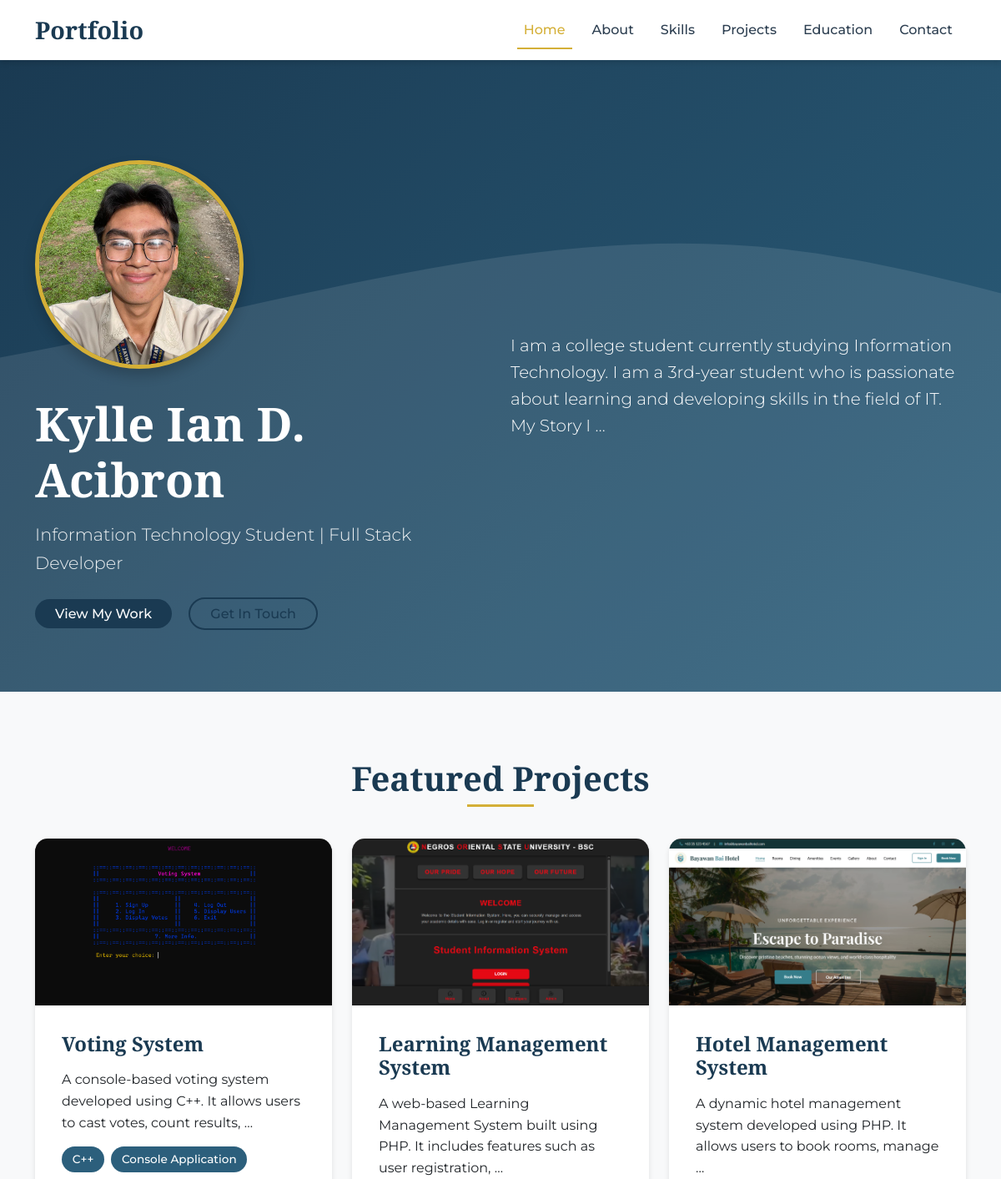
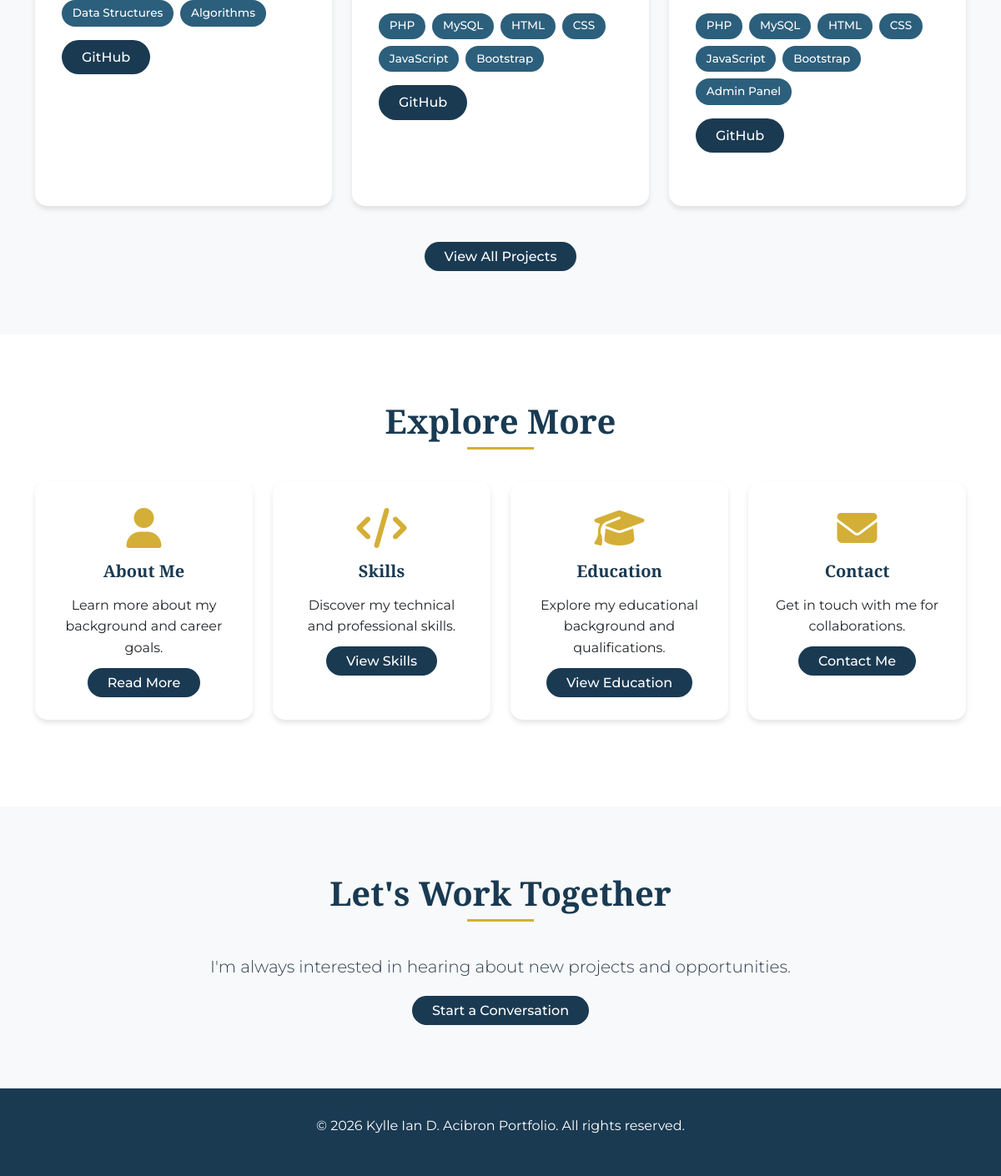
The page / on the database its author committed (2 pictures, top to bottom).
### core/models.py (models this page shows, shortened)
class About(models.Model):
    name = models.CharField(max_length=100)
    tagline = models.TextField()
    profile_photo = models.ImageField(upload_to='profile/', blank=True, null=True)
    personal_background = models.TextField()
    career_goals = models.TextField()
    email = models.EmailField(blank=True, null=True)
    linkedin = models.URLField(blank=True, null=True)
    github = models.URLField(blank=True, null=True)
    twitter = models.URLField(blank=True, null=True)
    class Meta:
        verbose_name_plural = "About"

class Project(models.Model):
    title = models.CharField(max_length=200)
    description = models.TextField()
    technologies = models.TextField(help_text="Comma-separated list of technologies")
    github_link = models.URLField(blank=True, null=True)
    live_demo = models.URLField(blank=True, null=True)
    featured_image = models.ImageField(upload_to='projects/', blank=True, null=True)
    completion_date = models.DateField(blank=True, null=True)
    featured = models.BooleanField(default=False)
    def get_technologies_list(self):
        return [tech.strip() for tech in self.technologies.split(',')]

### core/views.py (the view)
# urls.py: path('', views.home, name='home'),
def home(request):
    about = About.objects.first()
    featured_projects = Project.objects.filter(featured=True)[:3]
    context = {
        'about': about,
        'featured_projects': featured_projects,
    }
    return render(request, 'core/home.html', context)

### templates/core/home.html (shortened to what this page needs)
{% extends 'base.html' %}
{% load static %}
{% block content %}
<section class="hero">
    <div class="container">
        <div class="row align-items-center">
            <div class="col-lg-6 text-center text-lg-start">
                <div class="hero-content">
                    {% if about.profile_photo %}
                        <img src="{{ about.profile_photo.url }}" alt="{{ about.name }}" class="profile-img mx-auto mx-lg-0">
                    {% else %}
                        <img src="{% static 'images/default-profile.svg' %}" alt="Profile" class="profile-img mx-auto mx-lg-0">
                    {% endif %}
                    <h1>{{ about.name|default:"Your Name" }}</h1>
                    <p class="tagline">{{ about.tagline|default:"Full Stack Developer | Creative Problem Solver" }}</p>
                    <div class="hero-buttons">
                        <a href="{% url 'projects' %}" class="btn-custom btn-lg me-3">View My Work</a>
                        <a href="{% url 'contact' %}" class="btn-outline-custom btn-lg">Get In Touch</a>
                    </div>
                </div>
            </div>
            <div class="col-lg-6">
                <div class="hero-content">
                    <p class="lead">{{ about.personal_background|default:"Welcome to my portfolio! I'm a passionate developer with expertise in creating innovative digital solutions."|truncatewords:30 }}</p>
                </div>
            </div>
        </div>
    </div>
</section>
<section class="section section-alt">
    <div class="container">
        <h2 class="section-title">Featured Projects</h2>
        <div class="row">
            {% for project in featured_projects %}
                <div class="col-md-4 mb-4">
                    <div class="card project-card">
                        {% if project.featured_image %}
                            <img src="{{ project.featured_image.url }}" class="card-img-top project-img" alt="{{ project.title }}">
                        {% else %}
                            <img src="{% static 'images/default-project.svg' %}" class="card-img-top project-img" alt="Project">
                        {% endif %}
                        <div class="card-body">
                            <h5 class="project-title">{{ project.title }}</h5>
                            <p class="card-text">{{ project.description|truncatewords:15 }}</p>
                            {% if project.technologies %}
                                <div class="project-tech">
                                    {% for tech in project.get_technologies_list %}
                                        <span class="tech-tag">{{ tech }}</span>
                                    {% endfor %}
                                </div>
                            {% endif %}
                            <div class="project-links">
                                {% if project.github_link %}
                                    <a href="{{ project.github_link }}" target="_blank" class="btn-custom btn-sm">GitHub</a>
                                {% endif %}
                            </div>
                        </div>
                    </div>
                </div>
            {% empty %}
                <div class="col-12 text-center">
                    <p>No featured projects yet. <a href="{% url 'projects' %}">View all projects</a></p>
                </div>
            {% endfor %}
        </div>
        <div class="text-center mt-4">
            <a href="{% url 'projects' %}" class="btn-custom">View All Projects</a>
        </div>
    </div>
</section>
<section class="section">
    <div class="container">
        <h2 class="section-title">Explore More</h2>
        <div class="row">
            <div class="col-md-3 mb-4">
                <div class="card text-center">
                    <div class="card-body">
                        <i class="fas fa-user fa-3x mb-3" style="color: var(--secondary-color);"></i>
                        <h5>About Me</h5>
                        <p>Learn more about my background and career goals.</p>
                        <a href="{% url 'about' %}" class="btn-custom">Read More</a>
                    </div>
                </div>
            </div>
            <div class="col-md-3 mb-4">
                <div class="card text-center">
                    <div class="card-body">
                        <i class="fas fa-code fa-3x mb-3" style="color: var(--secondary-color);"></i>
                        <h5>Skills</h5>
                        <p>Discover my technical and professional skills.</p>
                        <a href="{% url 'skills' %}" class="btn-custom">View Skills</a>
                    </div>
                </div>
            </div>
            <div class="col-md-3 mb-4">
                <div class="card text-center">
                    <div class="card-body">
                        <i class="fas fa-graduation-cap fa-3x mb-3" style="color: var(--secondary-color);"></i>
                        <h5>Education</h5>
                        <p>Explore my educational background and qualifications.</p>
                        <a href="{% url 'education' %}" class="btn-custom">View Education</a>
                    </div>
                </div>
            </div>
            <div class="col-md-3 mb-4">
                <div class="card text-center">
                    <div class="card-body">
                        <i class="fas fa-envelope fa-3x mb-3" style="color: var(--secondary-color);"></i>
                        <h5>Contact</h5>
                        <p>Get in touch with me for collaborations.</p>
                        <a href="{% url 'contact' %}" class="btn-custom">Contact Me</a>
                    </div>
                </div>
            </div>
        </div>
    </div>
</section>
<section class="section section-alt">
    <div class="container text-center">
        <h2 class="section-title">Let's Work Together</h2>
        <p class="lead mb-4">I'm always interested in hearing about new projects and opportunities.</p>
        <a href="{% url 'contact' %}" class="btn-custom btn-lg">Start a Conversation</a>
    </div>
</section>
{% endblock %}

### templates/base.html (shortened to what this page needs)
<!DOCTYPE html>
<html lang="en">
<head>
    <link href="https://cdn.jsdelivr.net/npm/bootstrap@5.3.0/dist/css/bootstrap.min.css" rel="stylesheet">
    <link rel="stylesheet" href="https://cdnjs.cloudflare.com/ajax/libs/font-awesome/6.4.0/css/all.min.css">
    {% load static %}
    <link rel="stylesheet" href="{% static 'css/style.css' %}">
</head>
<body>
    <nav class="navbar navbar-expand-lg navbar-light">
        <div class="container">
            <a class="navbar-brand" href="{% url 'home' %}">Portfolio</a>
            <div class="collapse navbar-collapse" id="navbarNav">
                <ul class="navbar-nav ms-auto">
                    <li class="nav-item">
                        <a class="nav-link {% if request.resolver_match.url_name == 'home' %}active{% endif %}" href="{% url 'home' %}">Home</a>
                    </li>
                    <li class="nav-item">
                        <a class="nav-link {% if request.resolver_match.url_name == 'about' %}active{% endif %}" href="{% url 'about' %}">About</a>
                    </li>
                    <li class="nav-item">
                        <a class="nav-link {% if request.resolver_match.url_name == 'skills' %}active{% endif %}" href="{% url 'skills' %}">Skills</a>
                    </li>
                    <li class="nav-item">
                        <a class="nav-link {% if request.resolver_match.url_name == 'projects' %}active{% endif %}" href="{% url 'projects' %}">Projects</a>
                    </li>
                    <li class="nav-item">
                        <a class="nav-link {% if request.resolver_match.url_name == 'education' %}active{% endif %}" href="{% url 'education' %}">Education</a>
                    </li>
                    <li class="nav-item">
                        <a class="nav-link {% if request.resolver_match.url_name == 'contact' %}active{% endif %}" href="{% url 'contact' %}">Contact</a>
                    </li>
                </ul>
            </div>
        </div>
    </nav>
    {% block content %}{% endblock %}
    <footer>
        <div class="container">
            <p>&copy; {% now "Y" %} Kylle Ian D. Acibron Portfolio. All rights reserved.</p>
        </div>
    </footer>
</body>
</html>

### static/css/style.css (style rules this page uses)
:root { --primary-color: #1a3a52; --secondary-color: #d4af37; --accent-color: #2c5f7c; --text-dark: #2c3e50; --text-light: #7f8c8d; --bg-light: #f8f9fa; --bg-white: #ffffff; --shadow: 0 4px 6px rgba(0, 0, 0, 0.1); --shadow-hover: 0 8px 15px rgba(0, 0, 0, 0.2); }
* { margin: 0; padding: 0; box-sizing: border-box; }
body { font-family: 'Montserrat', sans-serif; line-height: 1.6; color: var(--text-dark); background-color: var(--bg-white); }
h1, h2, h3, h4, h5, h6 { font-family: 'Playfair Display', serif; font-weight: 700; color: var(--primary-color); margin-bottom: 1rem; }
h1 { font-size: 3rem; font-weight: 900; }
h2 { font-size: 2.5rem; }
.navbar { background-color: var(--bg-white); box-shadow: var(--shadow); position: sticky; top: 0; z-index: 1000; transition: all 0.3s ease; }
.navbar-brand { font-family: 'Playfair Display', serif; font-size: 1.8rem; font-weight: 700; color: var(--primary-color) !important; text-decoration: none; }
.navbar-nav .nav-link { font-family: 'Montserrat', sans-serif; font-weight: 500; color: var(--text-dark) !important; margin: 0 0.5rem; transition: color 0.3s ease; position: relative; }
.navbar-nav .nav-link:hover, .navbar-nav .nav-link.active { color: var(--secondary-color) !important; }
.navbar-nav .nav-link::after { content: ''; position: absolute; bottom: -2px; left: 0; width: 0; height: 2px; background-color: var(--secondary-color); transition: width 0.3s ease; }
.navbar-nav .nav-link:hover::after, .navbar-nav .nav-link.active::after { width: 100%; }
.hero { background: linear-gradient(135deg, var(--primary-color) 0%, var(--accent-color) 100%); color: white; padding: 120px 0 80px; position: relative; overflow: hidden; }
.hero::before { content: ''; position: absolute; top: 0; left: 0; right: 0; bottom: 0; background-size: cover; }
.hero-content { position: relative; z-index: 1; }
.profile-img { width: 250px; height: 250px; border-radius: 50%; border: 5px solid var(--secondary-color); box-shadow: var(--shadow-hover); object-fit: cover; margin-bottom: 2rem; }
.hero h1 { color: white; font-size: 3.5rem; margin-bottom: 1rem; }
.hero .tagline { font-size: 1.3rem; font-weight: 300; color: rgba(255, 255, 255, 0.9); margin-bottom: 2rem; }
.section { padding: 80px 0; }
.section-title { text-align: center; margin-bottom: 3rem; position: relative; }
.section-title::after { content: ''; position: absolute; bottom: -10px; left: 50%; transform: translateX(-50%); width: 80px; height: 3px; background-color: var(--secondary-color); }
.section-alt { background-color: var(--bg-light); }
.card { border: none; border-radius: 15px; box-shadow: var(--shadow); transition: all 0.3s ease; height: 100%; overflow: hidden; }
.card-body { padding: 2rem; }
.project-card { margin-bottom: 2rem; }
.project-img { width: 100%; height: 200px; object-fit: cover; }
.project-title { color: var(--primary-color); font-family: 'Playfair Display', serif; font-size: 1.5rem; margin-bottom: 1rem; }
.project-tech { display: flex; flex-wrap: wrap; gap: 0.5rem; margin: 1rem 0; }
.tech-tag { background-color: var(--accent-color); color: white; padding: 0.3rem 0.8rem; border-radius: 20px; font-size: 0.85rem; font-weight: 500; }
.project-links { display: flex; gap: 1rem; margin-top: 1rem; }
.btn-custom { background-color: var(--primary-color); color: white; border: none; padding: 0.5rem 1.5rem; border-radius: 25px; text-decoration: none; font-weight: 500; transition: all 0.3s ease; }
.btn-outline-custom { background-color: transparent; color: var(--primary-color); border: 2px solid var(--primary-color); padding: 0.5rem 1.5rem; border-radius: 25px; text-decoration: none; font-weight: 500; transition: all 0.3s ease; }
footer { background-color: var(--primary-color); color: white; padding: 2rem 0; text-align: center; }

### rows shown on the page
About: profile_photo (placeholder picture), tagline|Creative "Information Technology Student | Full Stack Developer", personal_background "I am a college student currently studying Information Technology. I am a 3rd-year student who is passionate about learning and developing skills in the field of IT. My Story I …"
Project: featured_image (picture), title "Voting System", description "A console-based voting system developed using C++. It allows users to cast votes, count results, …", get_technologies_list "C++" "Console Application" "Data Structures" "Algorithms"
Project: featured_image (picture), title "Learning Management System", description "A web-based Learning Management System built using PHP. It includes features such as user registration, …", get_technologies_list "PHP" "MySQL" "HTML" "CSS" "JavaScript" "Bootstrap"
Project: featured_image (picture), title "Hotel Management System", description "A dynamic hotel management system developed using PHP. It allows users to book rooms, manage …", get_technologies_list "PHP" "MySQL" "HTML" "CSS" "JavaScript" "Bootstrap" "Admin Panel"
